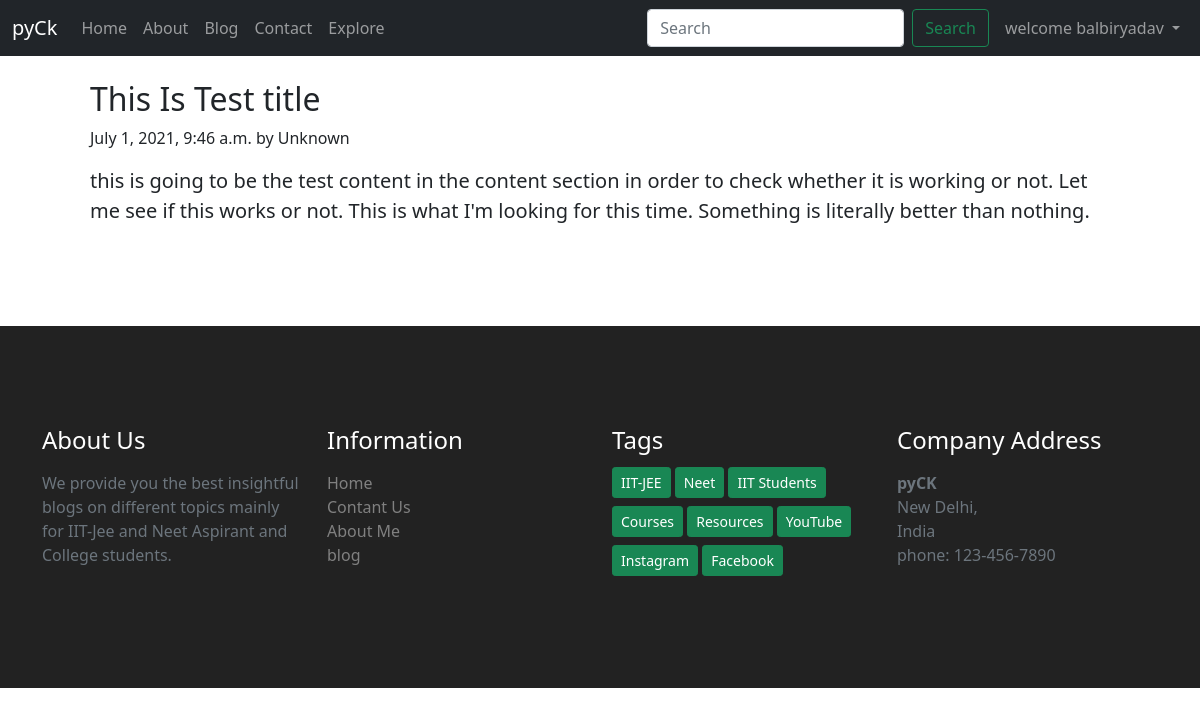
Page /blog/thisisslug (signed in) on the committed database.
### blog/models.py (models this page shows, shortened)
class Post(models.Model):
    sno=models.IntegerField(primary_key=True)
    title=models.CharField(max_length=256)
    content=models.TextField()
    author=models.CharField(max_length=250)
    slug=models.CharField(max_length=130)
    timestamp=models.DateTimeField(timezone.now())

### blog/views.py (the view)
# urls.py: path('<str:slug>',views.blogpost,name='blogpost'),
def blogpost(request,slug):
    post=Post.objects.filter(slug=slug).first()
    context={'post':post}
    return render(request,'blog/blogpost.html',context)

### templates/blog/blogpost.html (shortened to what this page needs)
{% extends 'base.html' %}
{% block body %}
<div style="width: 85%; margin:auto">
  <article class="blog-post my-4">
        <h2 class="blog-post-title">{{post.title}}</h2>
        <p class="blog-post-meta">{{post.timestamp}} by {{post.author}}</p>
        <p style='font-size:20px;'>{{post.content|safe}}</p>
      </article>
</div>
{% endblock body %}

### templates/base.html (shortened to what this page needs)
<!doctype html>
<html lang="en">
<head>
  <link href="https://cdn.jsdelivr.net/npm/bootstrap@5.0.2/dist/css/bootstrap.min.css" rel="stylesheet"
>
</head>
<body>
  <nav class="navbar navbar-expand-lg navbar-dark bg-dark">
    <div class="container-fluid">
      <a class="navbar-brand" href="/">pyCk</a>
      <div class="collapse navbar-collapse" id="navbarSupportedContent">
        <ul class="navbar-nav me-auto mb-2 mb-lg-0">
          <li class="nav-item {% block homeactive %}{% endblock homeactive %}">
            <a class="nav-link" aria-current="page" href="/">Home</a>
          </li>
          <li class="nav-item {% block aboutactive %}{% endblock aboutactive %}">
            <a class="nav-link" href="/about">About</a>
          </li>
          <li class="nav-item  {% block blogactive %}{% endblock blogactive %}">
            <a class="nav-link" href="/blog">Blog</a>
          </li>
          <li class="nav-item active">
            <a class="nav-link" href="/contact">Contact</a>
          </li>
          <li class="nav-item">
            <a class="nav-link visible" href="/" tabindex="1" aria-disabled="False">Explore</a>
          </li>
        </ul>
        <form method='get' action='/search' class="d-flex">
          <input class="form-control me-2" name='query' id='query' type="search" placeholder="Search"
            aria-label="Search">
          <button class="btn btn-outline-success me-2" type="submit">Search</button>
        </form>
        {% if user.is_authenticated %}
           <ul class="navbar-nav">
           <li class="nav-item dropdown">
          <a class="nav-link dropdown-toggle" href="#" id="navbarDropdownMenuLink" role="button" data-bs-toggle="dropdown" aria-expanded="false">
            welcome {{request.user}}
          </a>
        </li>
        </ul>
      {% endif %}
      </div>
    </div>
  </nav>
  {% block body %}
  {% endblock body %}
  <div id="footer">
    <div class="container">
      <div class="row">
        <div class="col-md-3">
          <h4 class="text-white">About Us</h4>
          <p class="text-muted my-3">We provide you the best insightful blogs on different topics mainly for IIT-Jee and Neet Aspirant and College students.</p>
        </div>
        <div class="col-md-3">
          <h4 class="text-white">Information</h4>
          <ul class="information my-3">
            <li><a href="/">Home</a></li>
            <li><a href="/contact">Contant Us</a></li>
            <li><a href="/about">About Me</a></li>
            <li><a href="/blog">blog</a></li>
          </ul>
        </div>
        <div class="col-md-3">
          <h4 class="text-white">Tags</h4>
          <div class="my-2">
            <button class="btn btn-sm btn-success my-1">IIT-JEE</button>
            <button class="btn btn-sm btn-success my-1">Neet</button>
            <button class="btn btn-sm btn-success my-1">IIT Students</button>
            <button class="btn btn-sm btn-success my-1">Courses</button>
            <button class="btn btn-sm btn-success my-1">Resources</button>
            <button class="btn btn-sm btn-success my-1">YouTube</button>
            <button class="btn btn-sm btn-success my-1">Instagram</button>
            <button class="btn btn-sm btn-success my-1">Facebook</button>
          </div>
        </div>
        <div class="col-md-3">
          <h4 class="text-white">Company Address</h4>
          <address class="my-3 text-muted">
            <b>pyCK</b><br>
            New Delhi,<br>
            India<br>
            phone: 123-456-7890
          </address>
        </div>
      </div>
    </div>
  </div>
</body>
</html>

### rows in the picture
Post: title "This Is Test title", timestamp "July 1, 2021, 9:46 a.m.", author "Unknown", content "this is going to be the test content in the content section in order to check whether it is working or not. Let me see if this works or not. This is what I'm looking for this time. Something is literally better than nothing."

### other values in the picture
{{ request.user }} "balbiryadav"
